Frame 1 (no input): blank canvas, image omitted
Frame 60 (the mouse pressed at the canvas centre just before this capture): blank canvas, image omitted
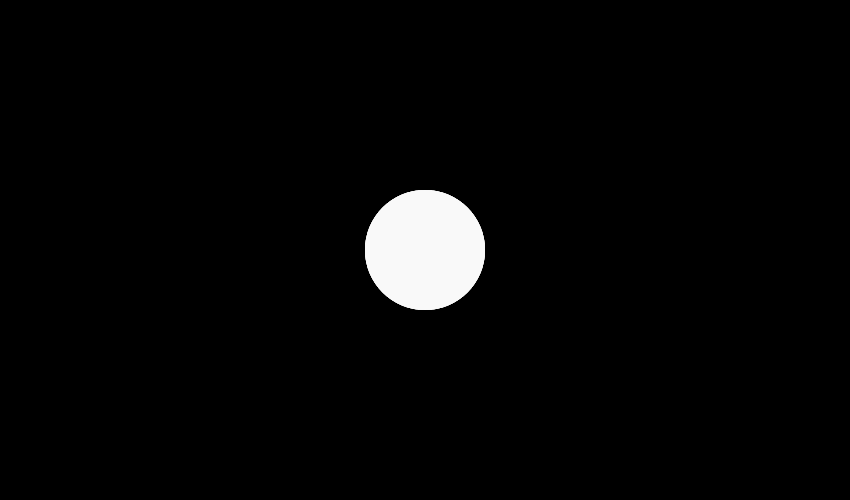
Frame 120 (the mouse held since frame 60 and released just before this capture)

The Processing sketch whose frames 1 and 60 were blank and that drew this single picture after the mouse press (run headless with seeded random() and noise(); from frame 60 on, the mouse is pressed at the canvas centre):

// Processing sketch: processing_29234
// ── processing_29234.pde

void setup(){
  size(850, 500);
  smooth();
  background (0);
}
 
 
void draw(){
  
  noStroke();
  fill(255, 255, 255, 20);
  
  if(mousePressed){
  ellipse(mouseX, mouseY, 120, 120);
}else{
    
  stroke(255, mouseX);
  line(width/2, height-0, mouseX, mouseY);
  line(width/2, 0, mouseX, mouseY);
  }
}
